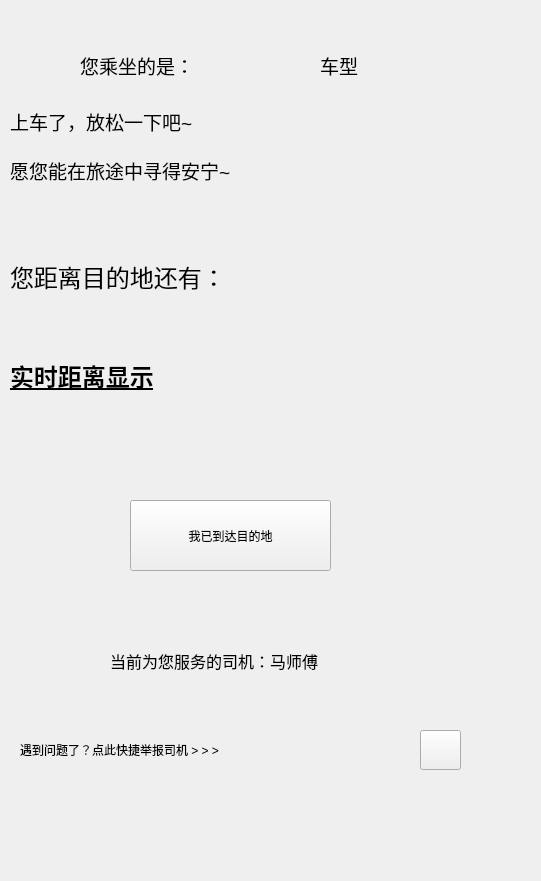
<?xml version="1.0" encoding="UTF-8"?>
<ui version="4.0">
 <class>RideView</class>
 <widget class="QWidget" name="RideView">
  <property name="geometry">
   <rect>
    <x>0</x>
    <y>0</y>
    <width>541</width>
    <height>881</height>
   </rect>
  </property>
  <property name="windowTitle">
   <string>Form</string>
  </property>
  <property name="windowIcon">
   <iconset resource="logo.qrc">
    <normaloff>:/贴图库/logo.png</normaloff>:/贴图库/logo.png</iconset>
  </property>
  <widget class="QPushButton" name="btn_arrived">
   <property name="geometry">
    <rect>
     <x>130</x>
     <y>500</y>
     <width>201</width>
     <height>71</height>
    </rect>
   </property>
   <property name="text">
    <string>我已到达目的地</string>
   </property>
  </widget>
  <widget class="QWidget" name="widget" native="true">
   <property name="geometry">
    <rect>
     <x>10</x>
     <y>230</y>
     <width>431</width>
     <height>191</height>
    </rect>
   </property>
   <layout class="QVBoxLayout" name="verticalLayout">
    <item>
     <widget class="QLabel" name="label">
      <property name="font">
       <font>
        <family>Arial</family>
        <pointsize>18</pointsize>
       </font>
      </property>
      <property name="text">
       <string>您距离目的地还有：</string>
      </property>
     </widget>
    </item>
    <item>
     <widget class="QLabel" name="lb_distance">
      <property name="font">
       <font>
        <family>Arial</family>
        <pointsize>18</pointsize>
        <weight>75</weight>
        <bold>true</bold>
        <underline>true</underline>
       </font>
      </property>
      <property name="text">
       <string>实时距离显示</string>
      </property>
     </widget>
    </item>
   </layout>
  </widget>
  <widget class="QLabel" name="users">
   <property name="geometry">
    <rect>
     <x>20</x>
     <y>40</y>
     <width>51</width>
     <height>51</height>
    </rect>
   </property>
   <property name="styleSheet">
    <string notr="true">border-image: url(:/贴图库/OIP.jpg);</string>
   </property>
   <property name="text">
    <string/>
   </property>
  </widget>
  <widget class="QWidget" name="widget_2" native="true">
   <property name="geometry">
    <rect>
     <x>10</x>
     <y>100</y>
     <width>371</width>
     <height>91</height>
    </rect>
   </property>
   <property name="font">
    <font>
     <family>Arial</family>
     <pointsize>14</pointsize>
    </font>
   </property>
   <layout class="QVBoxLayout" name="verticalLayout_2">
    <item>
     <widget class="QLabel" name="label_3">
      <property name="text">
       <string>上车了，放松一下吧~</string>
      </property>
     </widget>
    </item>
    <item>
     <widget class="QLabel" name="label_4">
      <property name="text">
       <string>愿您能在旅途中寻得安宁~</string>
      </property>
     </widget>
    </item>
   </layout>
  </widget>
  <widget class="QLabel" name="selectedVehicleLabel">
   <property name="geometry">
    <rect>
     <x>320</x>
     <y>50</y>
     <width>151</width>
     <height>31</height>
    </rect>
   </property>
   <property name="font">
    <font>
     <family>Arial</family>
     <pointsize>14</pointsize>
    </font>
   </property>
   <property name="text">
    <string>车型</string>
   </property>
  </widget>
  <widget class="QLabel" name="selectedVehicleLabel_2">
   <property name="geometry">
    <rect>
     <x>80</x>
     <y>50</y>
     <width>171</width>
     <height>31</height>
    </rect>
   </property>
   <property name="font">
    <font>
     <family>Arial</family>
     <pointsize>14</pointsize>
    </font>
   </property>
   <property name="text">
    <string>您乘坐的是：</string>
   </property>
  </widget>
  <widget class="QLabel" name="label_5">
   <property name="geometry">
    <rect>
     <x>20</x>
     <y>730</y>
     <width>351</width>
     <height>40</height>
    </rect>
   </property>
   <property name="text">
    <string>遇到问题了？点此快捷举报司机 &gt; &gt; &gt;</string>
   </property>
  </widget>
  <widget class="QPushButton" name="report">
   <property name="geometry">
    <rect>
     <x>420</x>
     <y>730</y>
     <width>41</width>
     <height>40</height>
    </rect>
   </property>
   <property name="text">
    <string/>
   </property>
  </widget>
  <widget class="QLabel" name="users_2">
   <property name="geometry">
    <rect>
     <x>20</x>
     <y>630</y>
     <width>61</width>
     <height>61</height>
    </rect>
   </property>
   <property name="styleSheet">
    <string notr="true">border-image: url(:/贴图库/OIP-C.jpg);</string>
   </property>
   <property name="text">
    <string/>
   </property>
  </widget>
  <widget class="QLabel" name="label_2">
   <property name="geometry">
    <rect>
     <x>110</x>
     <y>640</y>
     <width>381</width>
     <height>41</height>
    </rect>
   </property>
   <property name="font">
    <font>
     <family>Arial</family>
     <pointsize>12</pointsize>
     <weight>50</weight>
     <bold>false</bold>
    </font>
   </property>
   <property name="text">
    <string>当前为您服务的司机：马师傅</string>
   </property>
  </widget>
 </widget>
 <resources>
  <include location="logo.qrc"/>
 </resources>
 <connections/>
</ui>
